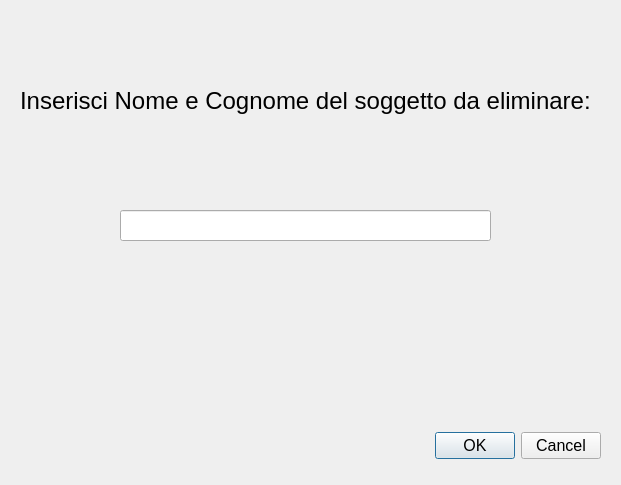
<?xml version="1.0" encoding="UTF-8"?>
<ui version="4.0">
 <class>Elimina</class>
 <widget class="QDialog" name="Elimina">
  <property name="geometry">
   <rect>
    <x>0</x>
    <y>0</y>
    <width>621</width>
    <height>485</height>
   </rect>
  </property>
  <property name="windowTitle">
   <string>Dialog</string>
  </property>
  <widget class="QDialogButtonBox" name="buttonBox">
   <property name="geometry">
    <rect>
     <x>260</x>
     <y>430</y>
     <width>341</width>
     <height>32</height>
    </rect>
   </property>
   <property name="font">
    <font>
     <pointsize>12</pointsize>
    </font>
   </property>
   <property name="orientation">
    <enum>Qt::Horizontal</enum>
   </property>
   <property name="standardButtons">
    <set>QDialogButtonBox::Cancel|QDialogButtonBox::Ok</set>
   </property>
  </widget>
  <widget class="QLineEdit" name="lineEdit">
   <property name="geometry">
    <rect>
     <x>120</x>
     <y>210</y>
     <width>371</width>
     <height>31</height>
    </rect>
   </property>
   <property name="font">
    <font>
     <pointsize>14</pointsize>
    </font>
   </property>
  </widget>
  <widget class="QLabel" name="label">
   <property name="geometry">
    <rect>
     <x>20</x>
     <y>50</y>
     <width>571</width>
     <height>101</height>
    </rect>
   </property>
   <property name="font">
    <font>
     <pointsize>18</pointsize>
    </font>
   </property>
   <property name="text">
    <string>Inserisci Nome e Cognome del soggetto da eliminare:</string>
   </property>
  </widget>
 </widget>
 <resources/>
 <connections>
  <connection>
   <sender>buttonBox</sender>
   <signal>accepted()</signal>
   <receiver>Elimina</receiver>
   <slot>accept()</slot>
   <hints>
    <hint type="sourcelabel">
     <x>248</x>
     <y>254</y>
    </hint>
    <hint type="destinationlabel">
     <x>157</x>
     <y>274</y>
    </hint>
   </hints>
  </connection>
  <connection>
   <sender>buttonBox</sender>
   <signal>rejected()</signal>
   <receiver>Elimina</receiver>
   <slot>reject()</slot>
   <hints>
    <hint type="sourcelabel">
     <x>316</x>
     <y>260</y>
    </hint>
    <hint type="destinationlabel">
     <x>286</x>
     <y>274</y>
    </hint>
   </hints>
  </connection>
 </connections>
</ui>
